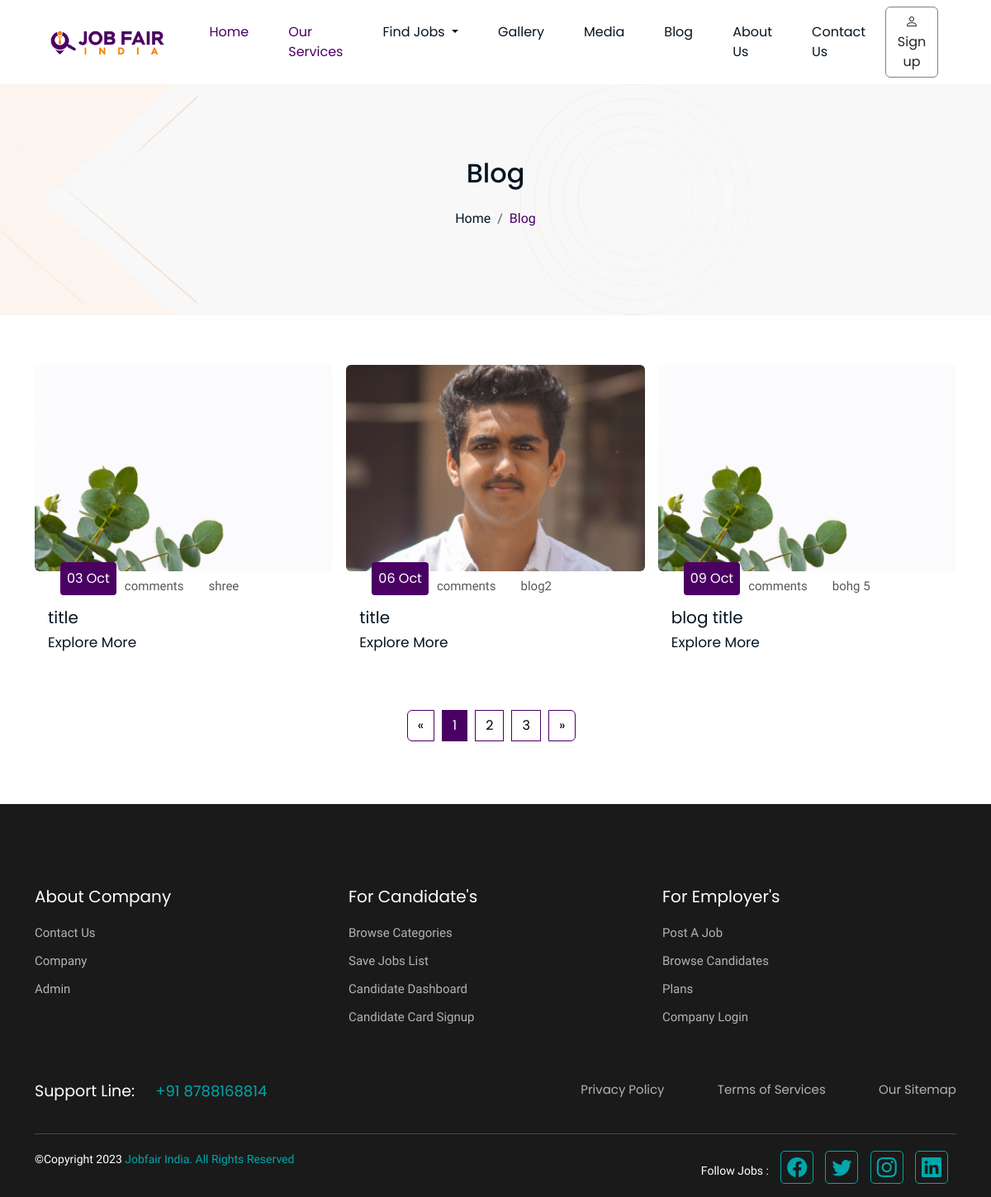
The page /blog.php on the database as committed earlier.
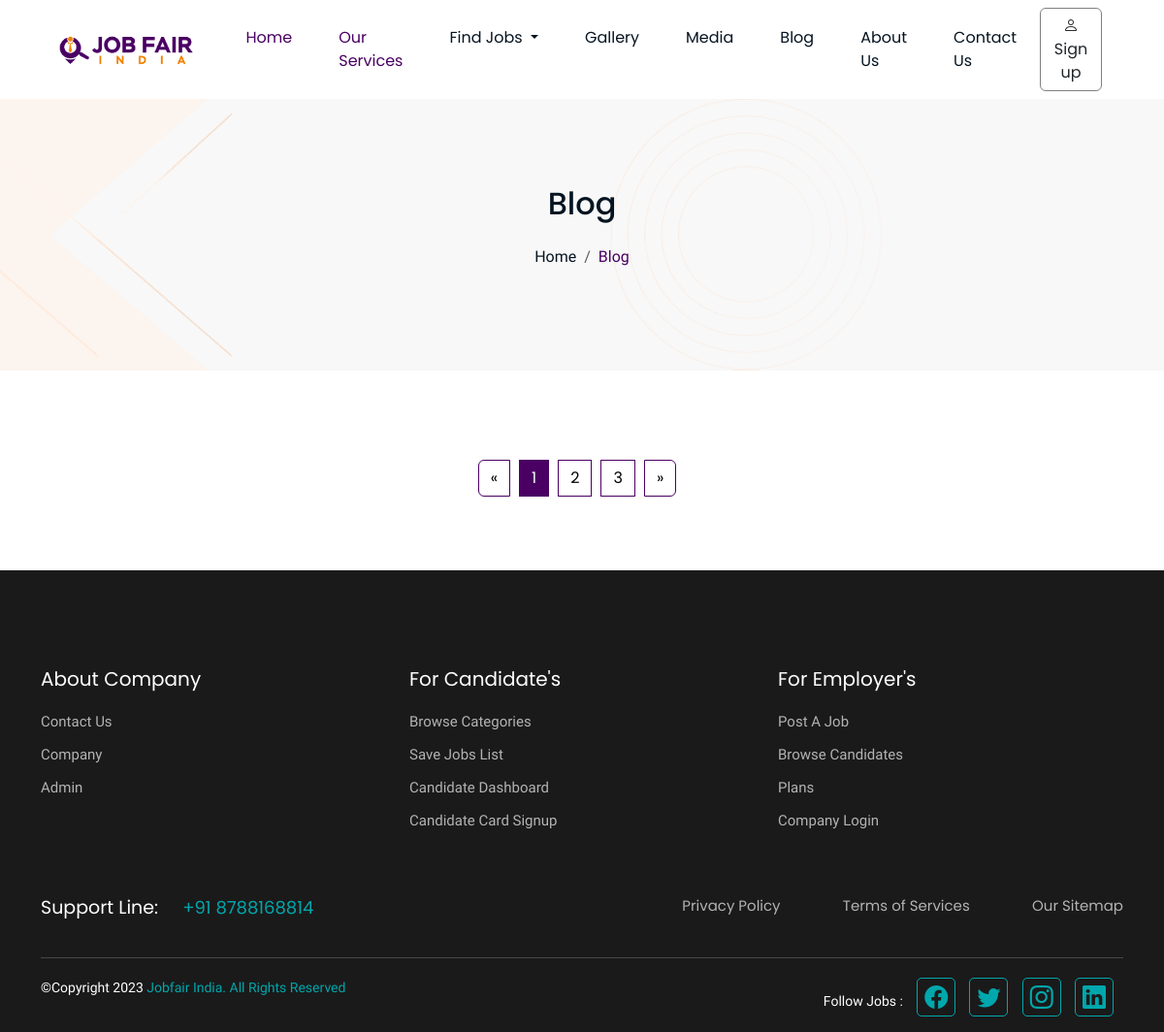
The same page on the database as committed later.
### tables this page shows
CREATE TABLE `blogs` (
  `blog_id` int(50) NOT NULL,
  `blog_name` varchar(100) NOT NULL,
  `blog_title` varchar(100) NOT NULL,
  `blog_image` varchar(100) NOT NULL,
  `blog_description` varchar(250) NOT NULL,
  `blog_tags` varchar(100) NOT NULL,
  `other_image` varchar(100) DEFAULT NULL,
  `blog_date` timestamp NOT NULL DEFAULT current_timestamp()
);

### blog.php (the view, shortened to what this page needs)
<?php
require('connection.php');
$query = "SELECT * FROM blogs";
$result = mysqli_query($con, $query);
?>
<!DOCTYPE html>
<html lang="en">
<head>
    <link href="https://cdn.jsdelivr.net/npm/bootstrap@5.3.0/dist/css/bootstrap.min.css" rel="stylesheet">
    <link rel="stylesheet" href="https://cdn.jsdelivr.net/npm/bootstrap-icons@1.10.2/font/bootstrap-icons.css">
    <link rel="stylesheet" href="assets/css/custom.css">
    <link rel="stylesheet" href="assets/css/blogs.css">
</head>
<body>
    <?php include './navbar.php'; ?>
    <div class="breadcrumb-section">
        <div class="container">
            <h2 class="title">Blog</h2>
            <nav aria-label="breadcrumb" class="text-center mt-3">
                <ol class="breadcrumb">
                    <li class="breadcrumb-item"><a href="./">Home</a></li>
                    <li class="breadcrumb-item active" aria-current="page">Blog</li>
                </ol>
            </nav>
        </div>
    </div>
    <section class="paddingTB60 blogs">
        <div class="container">
            <div class="row g-3">
                <?php while ($row = mysqli_fetch_assoc($result)) { ?>
                    <div class="col-md-4">
                        <div class="card">
                            <a href="blog-details.php?blog_id=<?php echo $row['blog_id']; ?>">
                                <img src="admin/blog/.<?php echo $row['blog_image']; ?>" class="card-img-top" alt="Image">
                            </a>
                            <div class="card-body">
                                <div class="main-row">
                                    <br>
                                    <br>
                                    <div class="date-square">
                                        <?php echo date('d M', strtotime($row['blog_date'])); ?>
                                    </div>
                                    <div class="comment-count">comments</div>
                                    <div class="user-name">
                                        <?php echo $row['blog_name']; ?>
                                    </div>
                                </div>
                                <h5 class="card-title article-details">
                                    <?php echo $row['blog_title']; ?>
                                </h5>
                                <h6 class="card-subtitle mb-2 text-muted m-0">
                                    <a href="blog-details.php?blog_id=<?php echo $row['blog_id']; ?>" class="explore-more-link">Explore More</a>
                                </h6>
                            </div>
                        </div>
                    </div>
                <?php } ?>
                <div class="col-12 d-flex justify-content-center mt-5">
                    <nav aria-label="Page navigation example">
                        <ul class="pagination">
                            <li class="page-item">
                                <a class="page-link" href="#" aria-label="Previous">
                                    <span aria-hidden="true">&laquo;</span>
                                </a>
                            </li>
                            <li class="page-item active"><a class="page-link" href="#">1</a></li>
                            <li class="page-item"><a class="page-link" href="#">2</a></li>
                            <li class="page-item"><a class="page-link" href="#">3</a></li>
                            <li class="page-item">
                                <a class="page-link" href="#" aria-label="Next">
                                    <span aria-hidden="true">&raquo;</span>
                                </a>
                            </li>
                        </ul>
                    </nav>
                </div>
            </div>
        </div>
    </section>
    <?php include './footer.php'; ?>
</body>
</html>

Rows that differ between the two databases and show on the page:
removed blogs: blog_image (picture), blog_date "03 Oct", blog_name "shree", blog_title "title"
removed blogs: blog_image (picture), blog_date "06 Oct", blog_name "blog2", blog_title "title"
removed blogs: blog_image (picture), blog_date "09 Oct", blog_name "bohg 5", blog_title "blog title"
